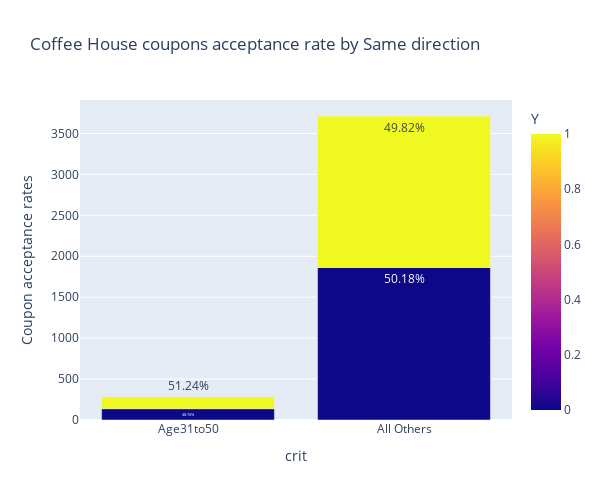

This figure's notebook cell:
### Code cell
try:
    ch_data = ch_data.drop('crit',axis=1)
except:
    pass    
age_list = ['31', '36','41','46']
#dir_list = ['']

#print(bar_data['passanger'].unique())
#print(bar_data['occupation'].unique())
ch_data.loc[(ch_data.eval('age in @age_list & direction_same == 1')),'crit'] = 'Age31to50'
ch_data.loc[(ch_data['crit'].isnull()), 'crit'] = 'All Others'

ch_data_g = ch_data.groupby([ 'crit', 'Y']).size().reset_index()
ch_data_g['percentage'] = ch_data.groupby(['crit', 'Y']).size().groupby(level=0).apply(lambda x: 100 * x / float(x.sum())).values
ch_data_g.columns = ['crit', 'Y', 'Counts', 'Percentage']

fig = px.bar(ch_data_g, x='crit',
             labels={'crit':'crit', 'value':'Coupon acceptance rates'},
             y=['Counts'], color='Y', text=ch_data_g['Percentage'].apply(lambda x: '{0:1.2f}%'.format(x)),
            title = 'Coffee House coupons acceptance rate by Same direction')
fig.update_layout(width=600, height=500 )
fig.show()

### Figure 1 — Plotly figure (JSON) as saved in the notebook; plotly's stock layout.template omitted (floating-point values rounded to 4 significant figures)
{"data": [{"alignmentgroup": "True", "hovertemplate": "crit=%{x}<br>Coupon acceptance rates=%{y}<br>text=%{text}<br>Y=%{marker.color}<extra></extra>", "legendgroup": "", "marker": {"color": [0, 1, 0, 1], "coloraxis": "coloraxis", "pattern": {"shape": ""}}, "name": "", "offsetgroup": "", "orientation": "v", "showlegend": false, "text": ["48.76%", "51.24%", "50.18%", "49.82%"], "textposition": "auto", "type": "bar", "x": ["Age31to50", "Age31to50", "All Others", "All Others"], "xaxis": "x", "y": [138, 145, 1863, 1850], "yaxis": "y"}], "layout": {"barmode": "relative", "coloraxis": {"colorbar": {"title": {"text": "Y"}}, "colorscale": [[0, "#0d0887"], [0.1111, "#46039f"], [0.2222, "#7201a8"], [0.3333, "#9c179e"], [0.4444, "#bd3786"], [0.5556, "#d8576b"], [0.6667, "#ed7953"], [0.7778, "#fb9f3a"], [0.8889, "#fdca26"], [1, "#f0f921"]]}, "height": 500, "legend": {"tracegroupgap": 0}, "title": {"text": "Coffee House coupons acceptance rate by Same direction"}, "width": 600, "xaxis": {"anchor": "y", "domain": [0, 1], "title": {"text": "crit"}}, "yaxis": {"anchor": "x", "domain": [0, 1], "title": {"text": "Coupon acceptance rates"}}}}
